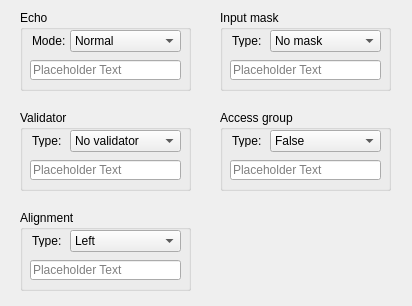
<?xml version="1.0" encoding="UTF-8"?>
<ui version="4.0">
 <class>Form</class>
 <widget class="QWidget" name="Form">
  <property name="geometry">
   <rect>
    <x>0</x>
    <y>0</y>
    <width>412</width>
    <height>306</height>
   </rect>
  </property>
  <property name="windowTitle">
   <string>Form</string>
  </property>
  <widget class="QGroupBox" name="groupBox">
   <property name="geometry">
    <rect>
     <x>20</x>
     <y>10</y>
     <width>171</width>
     <height>81</height>
    </rect>
   </property>
   <property name="title">
    <string>Echo</string>
   </property>
   <widget class="QLabel" name="label">
    <property name="geometry">
     <rect>
      <x>12</x>
      <y>24</y>
      <width>47</width>
      <height>13</height>
     </rect>
    </property>
    <property name="text">
     <string>Mode:</string>
    </property>
   </widget>
   <widget class="QComboBox" name="echo_cb">
    <property name="geometry">
     <rect>
      <x>50</x>
      <y>20</y>
      <width>111</width>
      <height>22</height>
     </rect>
    </property>
    <item>
     <property name="text">
      <string>Normal</string>
     </property>
    </item>
    <item>
     <property name="text">
      <string>No Echo</string>
     </property>
    </item>
    <item>
     <property name="text">
      <string>Password</string>
     </property>
    </item>
    <item>
     <property name="text">
      <string>PasswordEchoOnEdit</string>
     </property>
    </item>
   </widget>
   <widget class="QLineEdit" name="echo_le">
    <property name="geometry">
     <rect>
      <x>10</x>
      <y>50</y>
      <width>151</width>
      <height>20</height>
     </rect>
    </property>
    <property name="text">
     <string/>
    </property>
    <property name="echoMode">
     <enum>QLineEdit::Normal</enum>
    </property>
    <property name="placeholderText">
     <string>Placeholder Text</string>
    </property>
   </widget>
  </widget>
  <widget class="QGroupBox" name="groupBox_2">
   <property name="geometry">
    <rect>
     <x>20</x>
     <y>110</y>
     <width>171</width>
     <height>81</height>
    </rect>
   </property>
   <property name="title">
    <string>Validator</string>
   </property>
   <widget class="QLabel" name="label_3">
    <property name="geometry">
     <rect>
      <x>12</x>
      <y>24</y>
      <width>47</width>
      <height>13</height>
     </rect>
    </property>
    <property name="text">
     <string>Type:</string>
    </property>
   </widget>
   <widget class="QComboBox" name="validator_cb">
    <property name="geometry">
     <rect>
      <x>50</x>
      <y>20</y>
      <width>111</width>
      <height>22</height>
     </rect>
    </property>
    <item>
     <property name="text">
      <string>No validator</string>
     </property>
    </item>
    <item>
     <property name="text">
      <string>Integer validator</string>
     </property>
    </item>
    <item>
     <property name="text">
      <string>Double validator</string>
     </property>
    </item>
   </widget>
   <widget class="QLineEdit" name="validator_le">
    <property name="geometry">
     <rect>
      <x>10</x>
      <y>50</y>
      <width>151</width>
      <height>20</height>
     </rect>
    </property>
    <property name="text">
     <string/>
    </property>
    <property name="placeholderText">
     <string>Placeholder Text</string>
    </property>
   </widget>
  </widget>
  <widget class="QGroupBox" name="groupBox_3">
   <property name="geometry">
    <rect>
     <x>20</x>
     <y>210</y>
     <width>171</width>
     <height>81</height>
    </rect>
   </property>
   <property name="title">
    <string>Alignment</string>
   </property>
   <widget class="QLabel" name="label_4">
    <property name="geometry">
     <rect>
      <x>12</x>
      <y>24</y>
      <width>47</width>
      <height>13</height>
     </rect>
    </property>
    <property name="text">
     <string>Type:</string>
    </property>
   </widget>
   <widget class="QComboBox" name="alignment_cb">
    <property name="geometry">
     <rect>
      <x>50</x>
      <y>20</y>
      <width>111</width>
      <height>22</height>
     </rect>
    </property>
    <item>
     <property name="text">
      <string>Left</string>
     </property>
    </item>
    <item>
     <property name="text">
      <string>Centerd</string>
     </property>
    </item>
    <item>
     <property name="text">
      <string>Right</string>
     </property>
    </item>
   </widget>
   <widget class="QLineEdit" name="alignment_le">
    <property name="geometry">
     <rect>
      <x>10</x>
      <y>50</y>
      <width>151</width>
      <height>20</height>
     </rect>
    </property>
    <property name="text">
     <string/>
    </property>
    <property name="placeholderText">
     <string>Placeholder Text</string>
    </property>
   </widget>
  </widget>
  <widget class="QGroupBox" name="groupBox_4">
   <property name="geometry">
    <rect>
     <x>220</x>
     <y>10</y>
     <width>171</width>
     <height>81</height>
    </rect>
   </property>
   <property name="title">
    <string>Input mask</string>
   </property>
   <widget class="QLabel" name="label_5">
    <property name="geometry">
     <rect>
      <x>12</x>
      <y>24</y>
      <width>47</width>
      <height>13</height>
     </rect>
    </property>
    <property name="text">
     <string>Type:</string>
    </property>
   </widget>
   <widget class="QComboBox" name="input_mask_cb">
    <property name="geometry">
     <rect>
      <x>50</x>
      <y>20</y>
      <width>111</width>
      <height>22</height>
     </rect>
    </property>
    <item>
     <property name="text">
      <string>No mask</string>
     </property>
    </item>
    <item>
     <property name="text">
      <string>Phone number</string>
     </property>
    </item>
    <item>
     <property name="text">
      <string>ISO date</string>
     </property>
    </item>
    <item>
     <property name="text">
      <string>License key</string>
     </property>
    </item>
   </widget>
   <widget class="QLineEdit" name="input_mask_le">
    <property name="geometry">
     <rect>
      <x>10</x>
      <y>50</y>
      <width>151</width>
      <height>20</height>
     </rect>
    </property>
    <property name="text">
     <string/>
    </property>
    <property name="placeholderText">
     <string>Placeholder Text</string>
    </property>
   </widget>
  </widget>
  <widget class="QGroupBox" name="groupBox_5">
   <property name="geometry">
    <rect>
     <x>220</x>
     <y>110</y>
     <width>171</width>
     <height>81</height>
    </rect>
   </property>
   <property name="title">
    <string>Access group</string>
   </property>
   <widget class="QLabel" name="label_6">
    <property name="geometry">
     <rect>
      <x>12</x>
      <y>24</y>
      <width>47</width>
      <height>13</height>
     </rect>
    </property>
    <property name="text">
     <string>Type:</string>
    </property>
   </widget>
   <widget class="QComboBox" name="access_cb">
    <property name="geometry">
     <rect>
      <x>50</x>
      <y>20</y>
      <width>111</width>
      <height>22</height>
     </rect>
    </property>
    <item>
     <property name="text">
      <string>False</string>
     </property>
    </item>
    <item>
     <property name="text">
      <string>True</string>
     </property>
    </item>
   </widget>
   <widget class="QLineEdit" name="access_le">
    <property name="geometry">
     <rect>
      <x>10</x>
      <y>50</y>
      <width>151</width>
      <height>20</height>
     </rect>
    </property>
    <property name="text">
     <string/>
    </property>
    <property name="placeholderText">
     <string>Placeholder Text</string>
    </property>
   </widget>
  </widget>
 </widget>
 <resources/>
 <connections/>
</ui>
